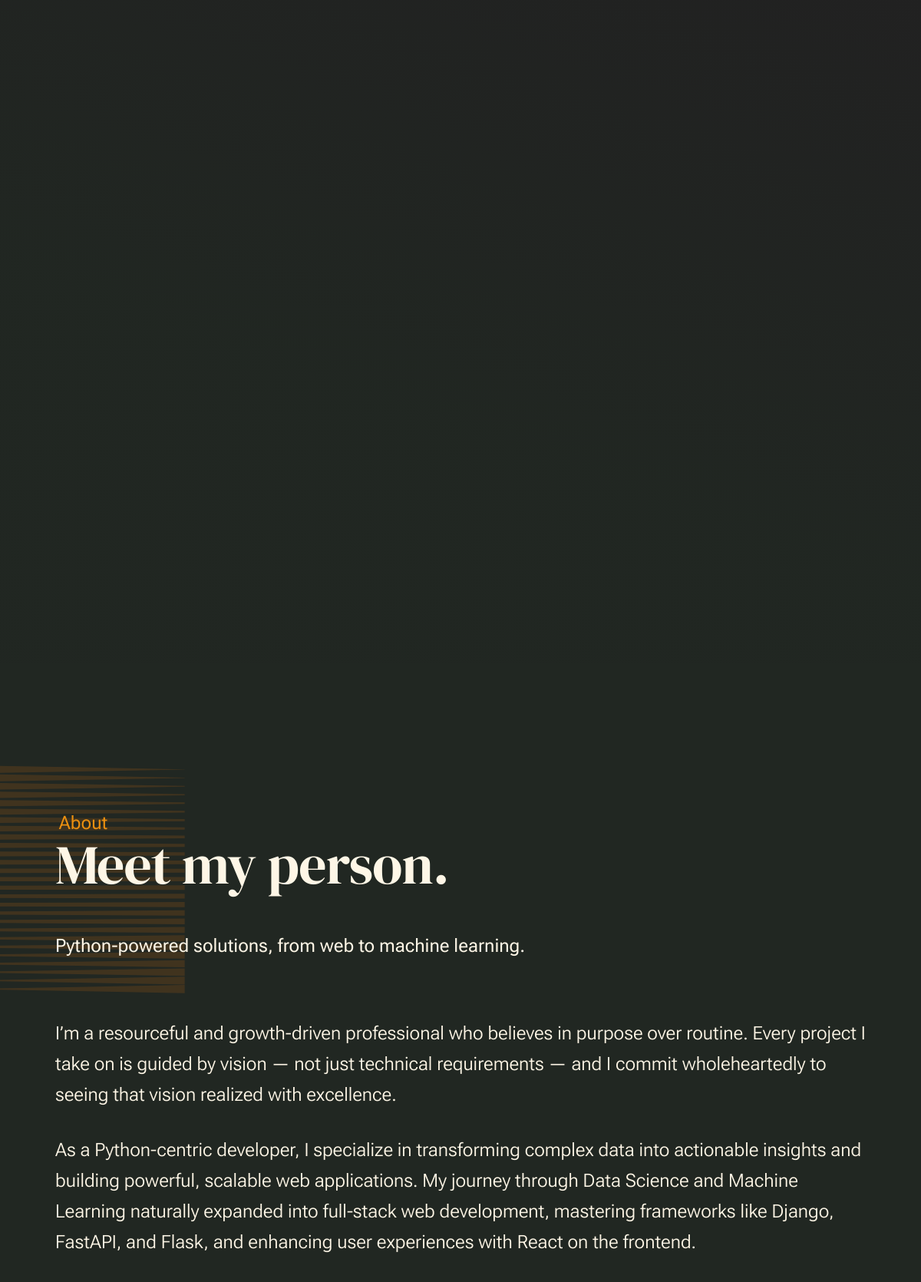
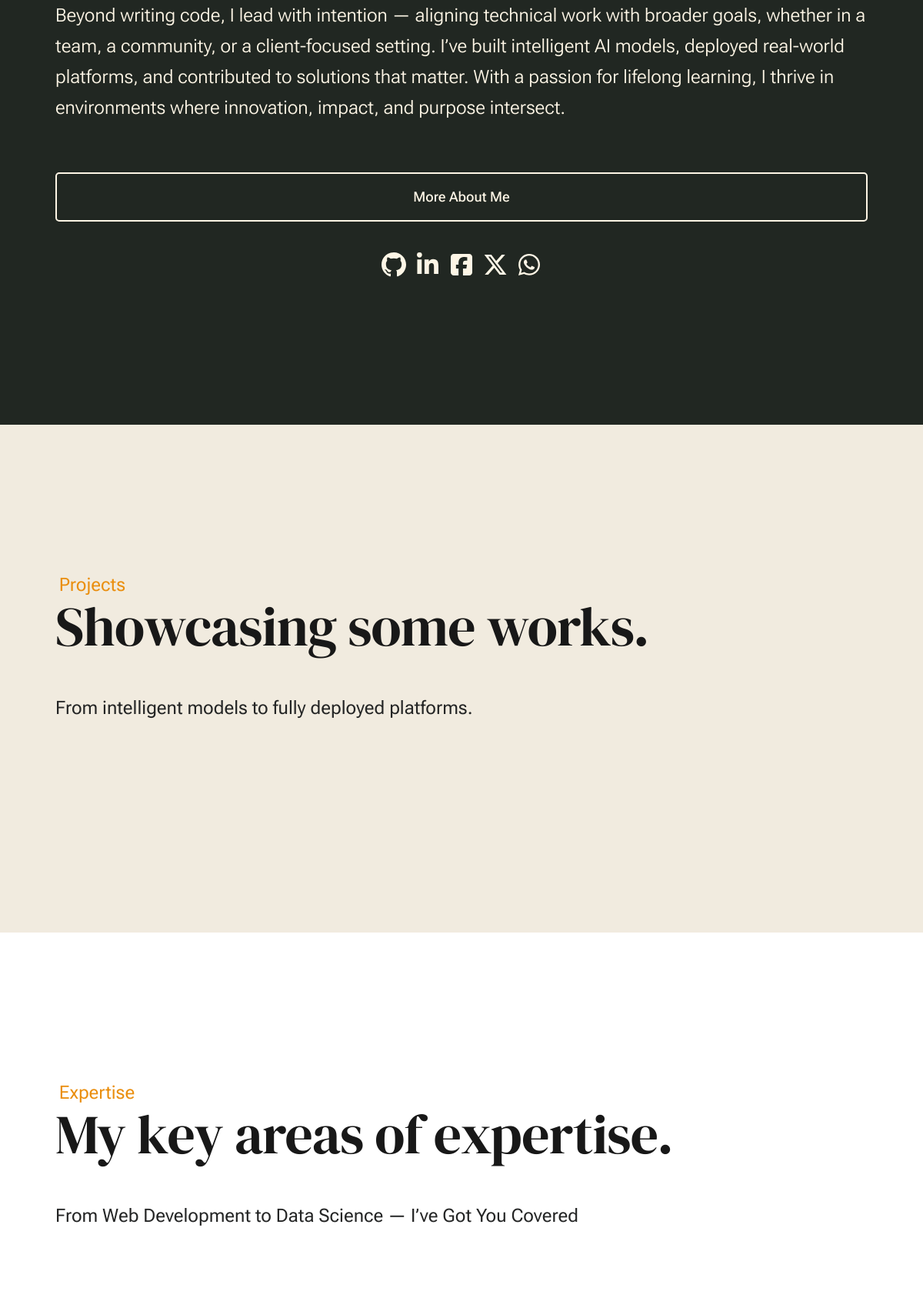
The page / (upper part) on the database its author committed (2 pictures, top to bottom).
### application/models.py (models this page shows, shortened)
class GeneralInfo(models.Model):
    brand_name = models.CharField(max_length=60)
    first_name = models.CharField(max_length=60, default="Iyanu") # Update - 9th June, 2025
    last_name = models.CharField(max_length=60, default="Arowosola") # Update - 9th June, 2025
    phone = models.CharField(max_length=25)
    resume_link =  models.URLField(default='https://drive.google.com/drive/folders/1csFCVIVj7sSqbnHXLAR2K75Md36XYbeB')
    description = models.TextField(blank=True)
    email = models.EmailField(default='iarowosola@yahoo.com')
    address = models.CharField(max_length=100, blank=True, default='location')
    title_one = models.CharField(max_length=60, blank=False, null=True)
    title_two = models.CharField(max_length=60, blank=True, null=True)
    title_three = models.CharField(max_length=60, blank=True, null=True)
    title_four = models.CharField(max_length=60, blank=True, null=True)
    x_url = models.URLField()
    f_url = models.URLField()
    ig_url = models.URLField(blank=True)
    linkedin_url = models.URLField()
    github_url = models.URLField(default="https//:github.com/Sevenwings26")
    birthday = models.CharField(max_length=20, blank=True, default='text')
    degree = models.CharField(max_length=150, blank=True, default='text')
    job_type = models.CharField(max_length=150, blank=True, default='text')
    location = models.CharField(max_length=150, blank=True, default='text')
    brief_bio = ProseEditorField(blank=False, default='text') # RichtextField
    bio = ProseEditorField(blank=False, default='text')
    about_title = models.CharField(max_length=200, blank=True, default='text')
    hero_caption = models.TextField(default="")
    service_caption = models.TextField(blank=True)

### case/views.py (the view)
# urls.py: path('', views.index, name="index"),
def index(request):
    services = Service.objects.all()[:4]
    testimonials = Testimonial.objects.all()
    projects = Project.objects.all()[:3]
    general_records = GeneralInfo.objects.first()
    context = {
        "brand_name": getattr(general_records, "brand_name", "Sevenwings"),
        "first_name": getattr(general_records, "first_name", "Iyanu"),
        "last_name": getattr(general_records, "last_name", "Arowosola"),
        "phone": getattr(general_records, "phone", "N/A"),
        "email": getattr(general_records, "email", "N/A"),
        "address": getattr(general_records, "address", "N/A"),
        "description": getattr(general_records, "description", "N/A"),
        "title1": getattr(general_records, "title_one", "N/A"),
        "title2": getattr(general_records, "title_two", "N/A"),
        "title3": getattr(general_records, "title_three", "N/A"),
        "title4": getattr(general_records, "title_four", "N/A"),
        "resume_link": getattr(general_records, "resume_link", "N/A"),
        "x_url": getattr(general_records, "x_url", "#"),
        "f_url": getattr(general_records, "f_url", "#"),
        "ig_url": getattr(general_records, "ig_url", "#"),
        "linkedin_url": getattr(general_records, "linkedin_url", "#"),
        "github_url": getattr(general_records, "github_url", "#"),
        "location": getattr(general_records, "location", "N/A"),
        "brief_bio": getattr(general_records, "brief_bio", "N/A"),
        "bio": getattr(general_records, "bio", "N/A"),
        "about_title": getattr(general_records, "about_title", "About Me"),
        "hero_caption": getattr(general_records, 'hero_caption', "N/A"),
        "service_caption": getattr(general_records, 'service_caption', "N/A"),
    }
    context["services"] = services
    context["testimonials"] = testimonials
    context["projects"] = projects
    return render(request, "case/landing.html", context)

### templates/case/landing.html (shortened to what this page needs)
{% extends "case/base.html" %}
{% load static %}
{% block content %}
<section id="content" class="s-content">
    <section id="intro" class="s-intro">
        <div class="row s-intro__content width-sixteen-col">
            <div class="column lg-12 s-intro__content-inner grid-block">
                <div class="s-intro__content-text">
                </div>
                <div class="s-intro__content-media">
                    <div class="s-intro__content-media-inner">
                    </div>
                </div>
            </div>
        </div>
    </section>
    <section id="about" class="s-about target-section">
        <div class="row s-about__content width-sixteen-col">
            <div class="column grid-block grid-section-split">
                <img src="{% static 'images/geometric_shape.svg' %}" alt="" class="s-about__content-imgbg">
                <div class="section-header grid-section-split__header">
                    <div class="text-pretitle">About</div>
                    <h2 class="text-display-title">
                        Meet my person.
                    </h2>
                    <p class="lead">
                        {{about_title}}
                    </p>
                </div>
                <div class="s-about__content-main grid-section-split__primary">
                    <div class="attention-getter">
                        {{ brief_bio|safe }}
                    </div>
                </div>
                <div class="s-about__content-btn grid-section-split__bottom">
                    <a href="about.html" class="btn btn--stroke u-fullwidth">More About Me</a>
                    <ul class="s-about__social social-list">
                        <li>
                            <a href="{{github_url}}">
                        </a>
                        </li>
                        <li>
                            <a href="{{linkedin_url}}">
                            </a>
                        </li>
                        <li>
                            <a href="{{f_url}}">
                            </a>
                        </li>
                        <li>
                            <a href="{{x_url}}">
                            </a>
                        </li>
                        <li>
                            <a href="https://wa.me/2349067442825" target="_blank" rel="noopener">
                            </a>
                        </li>
                    </ul>
                </div>
            </div>
        </div>
    </section>
    <section id="projects" class="s-expertise" style="background-color:#F1EBDF;">
        <div class="row s-expertise__content width-sixteen-col">
            <div class="column xl-12 grid-block grid-section-split">
                <div class="section-header grid-section-split__header">
                    <div class="text-pretitle">Projects</div>
                    <h2 class="text-display-title">Showcasing some works.</h2>
                    <p class="lead">
                        From intelligent models to fully deployed platforms.
                    </p>
                </div>
            </div>
        </div>
    </section>
    <section id="expertise" class="s-expertise">
        <div class="row s-expertise__content width-sixteen-col">
            <div class="column xl-12 grid-block grid-section-split">
                <div class="section-header grid-section-split__header">
                    <div class="text-pretitle">Expertise</div>
                    <h2 class="text-display-title">
                        My key areas of expertise.
                    </h2>
                    <p class="lead">
                    {{service_caption}}
                    </p>
                </div>
            </div>
        </div>
    </section>
</section>
{% endblock content %}

### rows shown on the page
GeneralInfo: about_title "Python-powered solutions, from web to machine learning.", brief_bio "I’m a resourceful and growth-driven professional who believes in purpose over routine. Every project I take on is guided by vision — not just technical requirements — and I commit wholeheartedly to seeing that vision realized with excellence. As a Python-centric developer, I specialize in transforming complex data into actionable insights and building powerful, scalable web applications. My journey through Data Science and Machine Learning naturally expanded into full-stack web development, mastering frameworks like Django, FastAPI, and Flask, and enhancing user experiences with React on the frontend. Beyond writing code, I lead with intention — aligning technical work with broader goals,…", service_caption "From Web Development to Data Science — I’ve Got You Covered"
